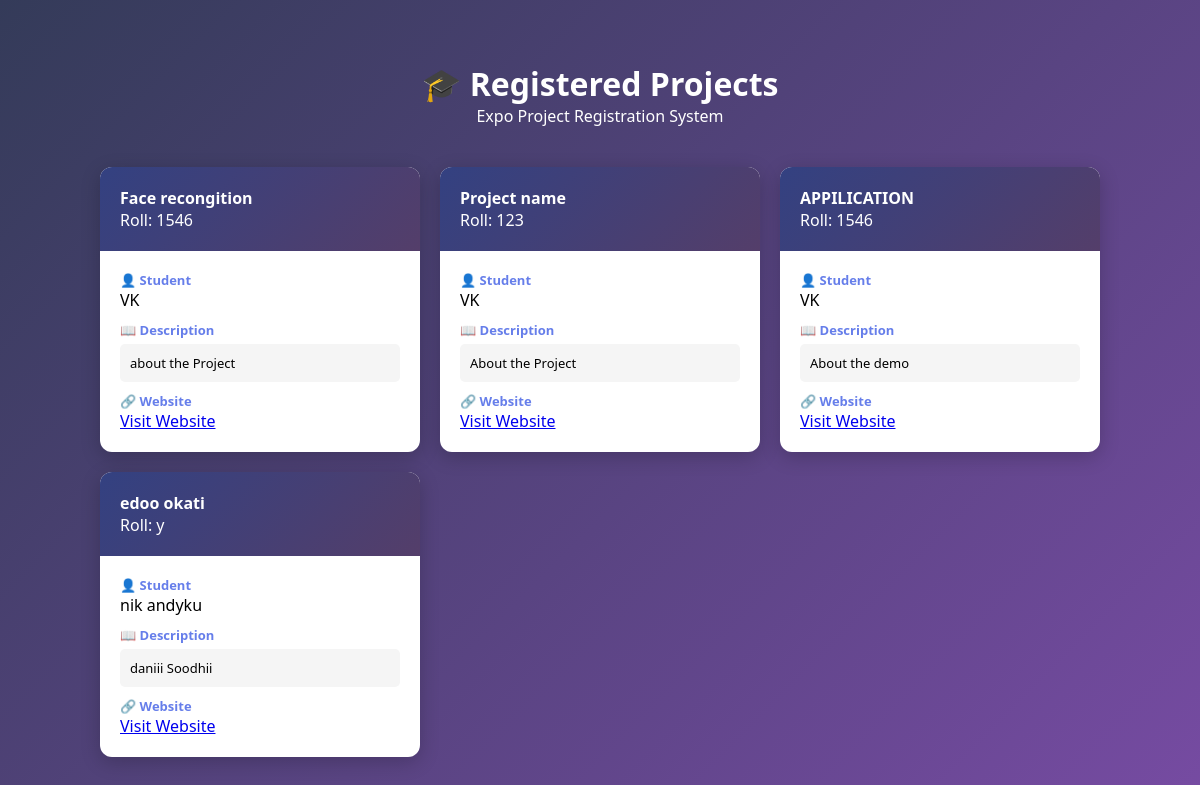
The page / on the database its author committed.
### tables this page shows
CREATE TABLE projects (
            id INTEGER PRIMARY KEY AUTOINCREMENT,
            name TEXT,
            roll TEXT,
            project_title TEXT,
            project_description TEXT,
            website_link TEXT,
            video_link TEXT,
            qr_path TEXT
        , created_at TEXT, expires_at TEXT);

### web_app.py (the view, shortened to what this page needs)
@app.route("/")
def index():
    settings = load_settings()
    project_id = request.args.get("id")
    projects_raw = get_all_projects()
    projects = []
    for row in projects_raw:
        projects.append({
            "id": row[0],
            "name": row[1],
            "roll": row[2],
            "title": row[3],
            "website": row[5],
            "description": row[4],
            "video_link": row[6],
            "expires_at": row[8],
        })
    return render_template("projects_list.html", projects=projects)

### web_app.py (called while the page is built)
def get_all_projects():
    try:
        conn = sqlite3.connect(DATABASE)
        cursor = conn.cursor()
        cursor.execute(
            """
            SELECT
                id,
                name,
                roll,
                project_title,
                project_description,
                website_link,
                video_link,
                qr_path,
                expires_at
            FROM projects
            """
        )
        data = cursor.fetchall()
        conn.close()
        return data
    except Exception as e:
        print("Database Error:", e)
        return []

### templates/projects_list.html (shortened to what this page needs)
﻿<!DOCTYPE html>
<html lang="en">
<head>
</head>
<body>
<div class="container">
    <div class="header">
        <h1>&#127891; Registered Projects</h1>
        <p>Expo Project Registration System</p>
    </div>
    {% if projects %}
    <div class="projects-grid">
        {% for project in projects %}
        <div class="project-card">
            <div class="project-header">
                <div class="project-title">
                    <a href="/?id={{ project.id }}">
                        {{ project.title }}
                    </a>
                </div>
                <div>Roll: {{ project.roll }}</div>
            </div>
            <div class="project-content">
                <div>
                    <span class="info-label">&#128100; Student</span><br>
                    {{ project.name }}
                </div>
                <div style="margin-top:10px;">
                    <span class="info-label">&#128214; Description</span>
                    <div class="description">
                        {{ project.description }}
                    </div>
                </div>
                {% if project.website %}
                <div style="margin-top:10px;">
                    <span class="info-label">&#128279; Website</span><br>
                    <a href="{{ project.website }}" target="_blank">Visit Website</a>
                </div>
                {% endif %}
            </div>
        </div>
        {% endfor %}
    </div>
    {% else %}
    <div class="empty-message">
        &#128236; No projects registered yet.
    </div>
    {% endif %}
</div>
</body>
</html>

### templates/projects_list.html (style rules this page uses)
* { margin:0; padding:0; box-sizing:border-box; }
body { font-family: 'Segoe UI', Tahoma, Geneva, Verdana, sans-serif; background: linear-gradient(135deg, #343b59 0%, #764ba2 100%); min-height: 100vh; padding: 40px 20px; }
.container { max-width: 1000px; margin: auto; }
.header { text-align: center; color: white; margin-bottom: 40px; }
.projects-grid { display: grid; grid-template-columns: repeat(3, minmax(300px,1fr)); gap: 20px; }
.project-card { background: white; border-radius: 12px; overflow: hidden; box-shadow: 0 5px 20px rgba(0,0,0,0.2); transition: 0.3s; }
.project-header { background: linear-gradient(135deg, #334181 0%, #543e6a 100%); color: white; padding: 20px; }
.project-title a { color: white; text-decoration: none; font-weight: bold; }
.project-content { padding: 20px; }
.info-label { font-weight: bold; color: #667eea; font-size: 13px; }
.description { background: #f5f5f5; padding: 10px; border-radius: 5px; font-size: 13px; margin-top: 5px; }

### rows shown on the page
projects: title "Face recongition", roll "1546", name "VK", description "about the Project"
projects: title "Project name", roll "123", name "VK", description "About the Project"
projects: title "APPILICATION", roll "1546", name "VK", description "About the demo"
projects: title "edoo okati", roll "y", name "nik andyku", description "daniii Soodhii"
